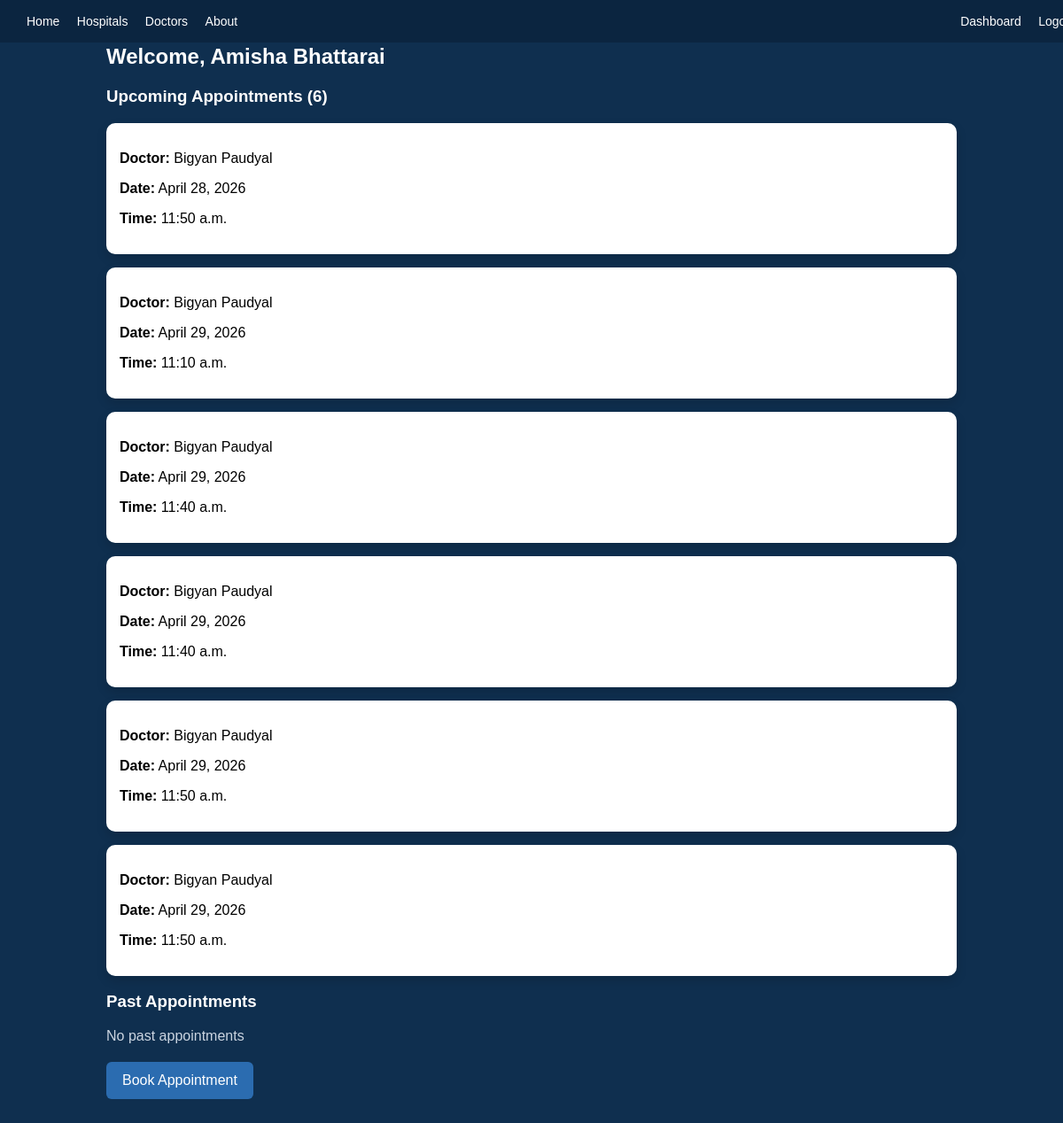
/dashboard/ (signed in), run on the app's committed database.
### patients/models.py (models this page shows)
class Patients(models.Model):
    patient_id=models.AutoField(primary_key=True)
    name=models.CharField(max_length=150)
    user = models.OneToOneField(User, on_delete=models.CASCADE, null=True, blank=True)
    email=models.EmailField(blank=True,null=True)
    address=models.CharField(max_length=150)
    phone=models.CharField(max_length=10)
    dob=models.DateField()
    Gender_Choices=[
        ('M','Male'),
        ('F','Female'),
        ('O','Other'),
    ]
    gender=models.CharField(max_length=1,choices=Gender_Choices)

### appointment/models.py (models this page shows, shortened)
class Appointment(models.Model):
    appointment_id = models.AutoField(primary_key=True)
    appointment_date = models.DateField()
    appointment_time = models.TimeField()
    status = models.CharField(max_length=50, default="Pending")
    patient = models.ForeignKey(User, on_delete=models.CASCADE, null=True, blank=True)
    doctor = models.ForeignKey(Doctor, on_delete=models.CASCADE)

### doctors/models.py (models this page shows, shortened)
class Doctor(models.Model):
    doctor_id = models.AutoField(primary_key=True)
    name = models.CharField(max_length=100)
    qualification = models.CharField(max_length=100)
    specialization = models.CharField(max_length=100)
    hospital = models.ForeignKey('hospitals.Hospital', on_delete=models.CASCADE, null=True, blank=True)
    department = models.ForeignKey('hospitals.Department', on_delete=models.CASCADE, null=True, blank=True)
    email = models.EmailField(unique=True)
    fees = models.DecimalField(max_digits=8, decimal_places=2)
    phone = models.CharField(max_length=10)
    a_status = models.BooleanField(default=True)

### patients/views.py (the view)
# urls.py: path('dashboard/', views.patient_dashboard, name='patient_dashboard'),
@login_required
def patient_dashboard(request):
    try:
        patient = Patients.objects.get(user=request.user)
    except Patients.DoesNotExist:
        return redirect('register_patient_details')
    appointments = Appointment.objects.filter(
        patient=request.user
    ).order_by('appointment_date', 'appointment_time')
    today = date.today()
    upcoming = appointments.filter(appointment_date__gte=today)
    past = appointments.filter(appointment_date__lt=today)
    context = {
        'patient': patient,
        'upcoming': upcoming,
        'past': past,
        'upcoming_count': upcoming.count()
    }
    return render(request, 'patients/patient_dashboard.html', context)

### patients/templates/patients/patient_dashboard.html (shortened to what this page needs)
{% extends 'base.html' %}
{% load static %}
{% block content %}
<link rel="stylesheet" href="{% static 'patients/dashboard.css' %}">
<div class="container">
    <h2>Welcome, {{ patient.name }}</h2>
    <h3>Upcoming Appointments ({{ upcoming_count }})</h3>
    {% if upcoming %}
        {% for appt in upcoming %}
            <a href="{% url 'appointment_detail' appt.appointment_id %}" class="card-link">
                <div class="card">
                    <p><strong>Doctor:</strong> {{ appt.doctor.name }}</p>
                    <p><strong>Date:</strong> {{ appt.appointment_date }}</p>
                    <p><strong>Time:</strong> {{ appt.appointment_time }}</p>
                </div>
            </a>
        {% endfor %}
    {% else %}
        <p class="empty">No upcoming appointments</p>
    {% endif %}
    <h3>Past Appointments</h3>
    {% if past %}
        {% for appt in past %}
            <div class="card past">
                <p><strong>Doctor:</strong> {{ appt.doctor.name }}</p>
                <p><strong>Date:</strong> {{ appt.appointment_date }}</p>
                <p><strong>Time:</strong> {{ appt.appointment_time }}</p>
            </div>
        {% endfor %}
    {% else %}
        <p class="empty">No past appointments</p>
    {% endif %}
    <div class="actions">
        <a href="{% url 'doctor_list' %}" class="btn">Book Appointment</a>
    </div>
</div>
{% endblock %}

### static/css/base.css (style rules this page uses)
body { margin: 0; font-family: Arial, sans-serif; }

### patients/static/patients/dashboard.css (style rules this page uses)
body { margin: 0; font-family: Arial, sans-serif; background-color: #0f2f4f; }
.container { width: 80%; margin: auto; padding: 30px; }
h2, h3 { color: white; }
.card { background: white; padding: 15px; border-radius: 10px; margin-bottom: 15px; transition: 0.3s; box-shadow: 0 5px 12px rgba(0,0,0,0.15); }
.card-link { text-decoration: none; color: black; }
.empty { color: #cbd5e1; }
.btn { display: inline-block; padding: 12px 18px; background: #2b6cb0; color: white; border-radius: 6px; text-decoration: none; }
.actions { margin-top: 20px; }

### data on the page
Patients: name "Amisha Bhattarai"
Appointment: doctor.name "Bigyan Paudyal", appointment_date "April 28, 2026", appointment_time "11:50 a.m."
Appointment: doctor.name "Bigyan Paudyal", appointment_date "April 29, 2026", appointment_time "11:10 a.m."
Appointment: doctor.name "Bigyan Paudyal", appointment_date "April 29, 2026", appointment_time "11:40 a.m."
Appointment: doctor.name "Bigyan Paudyal", appointment_date "April 29, 2026", appointment_time "11:40 a.m."
Appointment: doctor.name "Bigyan Paudyal", appointment_date "April 29, 2026", appointment_time "11:50 a.m."
Appointment: doctor.name "Bigyan Paudyal", appointment_date "April 29, 2026", appointment_time "11:50 a.m."

### other printed values
{{ upcoming_count }} "6"
